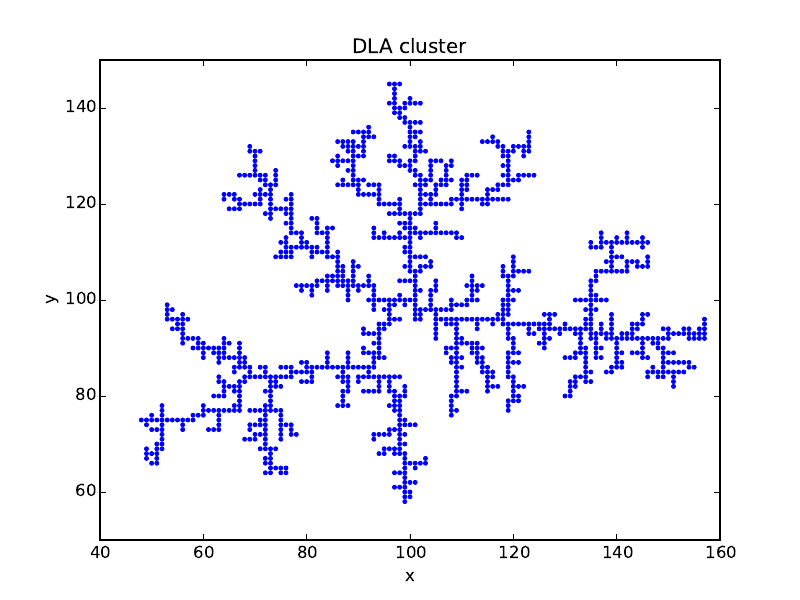

This chart was generated by the following Python code:
from numpy import *
from pylab import *
from math import *
from random import *

R = 100			#radius
P = zeros([2*R+1, 2*R+1])	#2D array to plot
k = 0
P[R,R] = 1			#origin is one
max_distance = 0.0 # distance of farthest point in cluster from origin

while max_distance < R:
	theta = 2*pi*random()
	xt = int(R + R*cos(theta))
	yt = int(R + R*sin(theta))
	flag = 1
	while flag == 1:
		p = random()			#2D random walk
		if p < 0.25:
			right = 1
			xt = xt + 1

		elif p < 0.5:
			left = 1
			xt = xt - 1

		elif p < 0.75:
			up = 1
			yt = yt + 1

		else :
			down = 1
			yt = yt - 1

		# give up if further than 1.5R away from origin
		dist_sq = (xt-R)**2+(yt-R)**2
		if dist_sq > (1.5*R)**2:
			break

		###################################
		### Attach the particle ar [xt,yt]#

		# first make sure particle is inside circle to avoid index errors
		if xt < 2*R and xt >= 0 and yt < 2*R and yt >= 0:

			if P[xt+1, yt] == 1:
				P[xt, yt] = 1
				flag = 0
			if P[xt-1, yt] == 1:
				P[xt, yt] = 1
				flag = 0
			if P[xt, yt+1] == 1:
				P[xt, yt] = 1
				flag = 0
			if P[xt, yt-1] == 1:
				P[xt, yt] = 1
				flag = 0

			# check the size of the cluster
			if flag == 0:
				if dist_sq > max_distance**2:
					max_distance = sqrt(dist_sq)
					print 'Cluster size: ' + str(max_distance)

	k += 1

#Plot
figure()
print "Ploting..."
for i in range(2*R):
	for j in range(2*R):
		if P[i,j]==1 :
			plot(i, j, '.b')
plt.xlabel('x')
plt.ylabel('y')
plt.title("DLA cluster")
plt.savefig('dla.pdf')
print "Done!"
plt.show()
